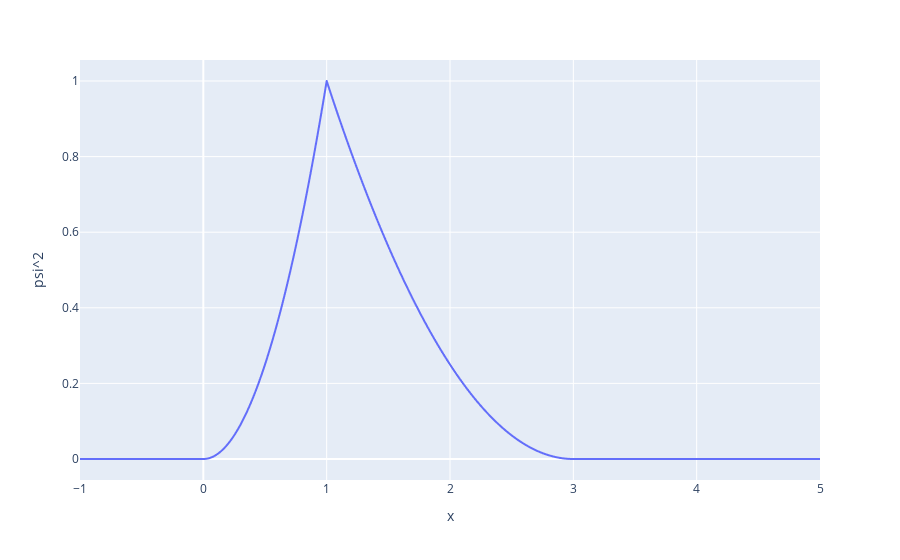

Notebook code for this chart:
### Markdown cell above
C. Sketch $\left|\psi(x)\right|^2$ as a function of x. (434: 3 pts, 591: 2 pts)

### Code cell
psi_squared_df = psi_df.copy().rename(columns = {'psi':'psi^2'})
psi_squared_df['psi^2'] *= psi_squared_df['psi^2']

px.line(psi_squared_df, x = 'x', y = 'psi^2')

### Figure 1 — Plotly figure (JSON) as saved in the notebook; plotly's stock layout.template omitted (floating-point values rounded to 4 significant figures; data arrays with more than 128 entries replaced by an {"elided": "..."} marker saying what was removed)
{"data": [{"hovertemplate": "x=%{x}<br>psi^2=%{y}<extra></extra>", "legendgroup": "", "line": {"color": "#636efa", "dash": "solid"}, "marker": {"symbol": "circle"}, "mode": "lines", "name": "", "showlegend": false, "x": {"elided": "10000 float values"}, "xaxis": "x", "y": {"elided": "10000 float values"}, "yaxis": "y", "type": "scattergl"}], "layout": {"xaxis": {"anchor": "y", "domain": [0.0, 1.0], "title": {"text": "x"}}, "yaxis": {"anchor": "x", "domain": [0.0, 1.0], "title": {"text": "psi^2"}}, "legend": {"tracegroupgap": 0}, "margin": {"t": 60}}}
